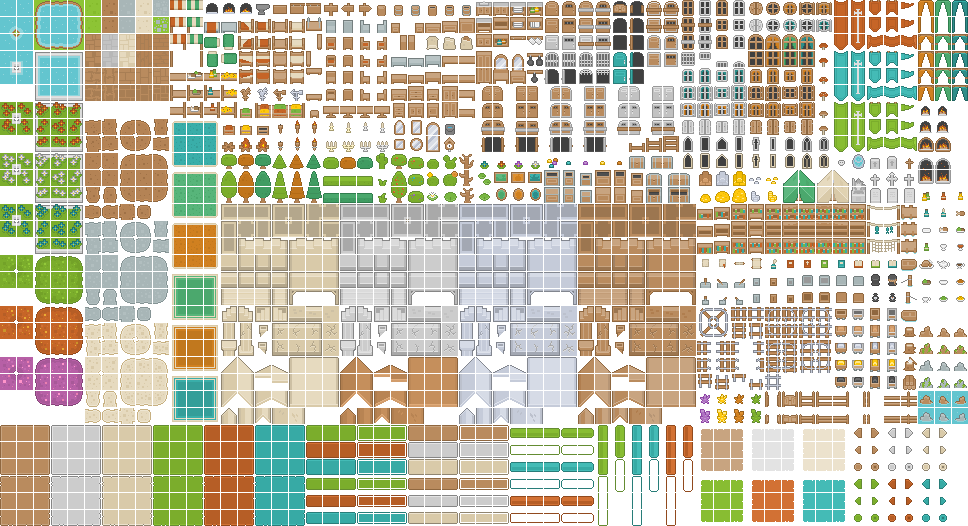
#> input picture collabcanvas/roguelikeSheet_transparent.png, 968 x 526 px
$ python extract_tiles_correct.py
#> lines starting #> are read from the running program, lines starting #| are printed output that depends on the picture
from PIL import Image
import os

# Tile configuration
TILE_SIZE = 16
MARGIN = 1
TILE_STEP = TILE_SIZE + MARGIN  # 17 pixels

# Tileset definitions with tile coordinates (not pixels)
TILESETS = {
    'water': {
        'start': (1, 1),
        'grid': (5, 6),  # 5 columns (1-5), 6 rows (1-6)
        'exclude': [],
    },
    'grass': {
        'start': (1, 7),
        'grid': (5, 12),  # 5 columns (1-5), 12 rows (7-18)
        'exclude': [],
    },
    'dirt': {
        'start': (6, 8),
        'grid': (5, 6),  # 5 columns (6-10), 6 rows (8-13)
        'exclude': [],
    },
    'stone': {
        'start': (6, 13),
        'grid': (5, 6),  # 5 columns (6-10), 6 rows (13-18)
        'exclude': [],
    },
}

def extract_tileset(source_path, output_dir):
    """Extract tilesets from sprite sheet"""
#> called with source_path = 'roguelikeSheet_transparent.png', output_dir = 'public/assets/tilesets'
    if not os.path.exists(source_path):
        print(f"Error: Source image not found: {source_path}")
        return

    img = Image.open(source_path).convert('RGBA')
#> img is the input picture: PIL image 968x526 RGBA; mean R, G, B, A 200.1, 196.3, 175.9, 156.9
    print(f"Loaded sprite sheet: {img.size}")
#| Loaded sprite sheet: (968, 526)
    print()

    if not os.path.exists(output_dir):
        os.makedirs(output_dir)

    for name, config in TILESETS.items():
        print(f"Extracting {name}...")
        start_col, start_row = config['start']
        cols, rows = config['grid']
        exclude = config['exclude']

        # Collect all valid tiles (non-excluded)
        tiles = []
        for row in range(rows):
            for col in range(cols):
                tile_col = start_col + col
                tile_row = start_row + row

                # Skip excluded tiles
                if (tile_col, tile_row) in exclude:
                    print(f"  Skipping excluded tile at ({tile_col}, {tile_row})")
                    continue

                # Calculate pixel position
                x = tile_col * TILE_STEP
                y = tile_row * TILE_STEP

                # Extract tile
                tile_img = img.crop((x, y, x + TILE_SIZE, y + TILE_SIZE))
                tiles.append(tile_img)

        print(f"  Collected {len(tiles)} tiles")

        # Take first 16 tiles for auto-tiling (if we have more, user can tell us which to use)
        if len(tiles) >= 16:
            tiles = tiles[:16]
            print(f"  Using first 16 tiles for auto-tiling")
        else:
            print(f"  WARNING: Only {len(tiles)} tiles available, need 16 for full auto-tiling!")

        # Create output directory for individual tiles
        tileset_dir = os.path.join(output_dir, name)
        if not os.path.exists(tileset_dir):
            os.makedirs(tileset_dir)

        # Save each tile individually
        for idx, tile in enumerate(tiles):
            tile_path = os.path.join(tileset_dir, f'{name}_{idx:02d}.png')
            tile.save(tile_path)

        # Fill remaining slots with first tile if needed
        if len(tiles) < 16:
            for idx in range(len(tiles), 16):
                tile_path = os.path.join(tileset_dir, f'{name}_{idx:02d}.png')
                tiles[0].save(tile_path)

        print(f"  Saved 16 individual tiles to: {tileset_dir}/")
        print()
#> this loop made 4 passes
#> pass 1, in extract_tileset, `tile.save(tile_path)`:
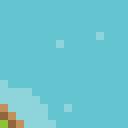
#> saved as water_00.png: PIL image 16x16 RGBA (shown 8 times larger); mean R, G, B, A 105, 197.2, 205.1, 255
#> pass 1, in extract_tileset, `tile.save(tile_path)`:
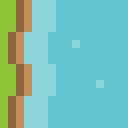
#> saved as water_01.png: PIL image 16x16 RGBA (shown 8 times larger); mean R, G, B, A 120.2, 190.6, 178.7, 255
#> pass 1, in extract_tileset, `tile.save(tile_path)`:
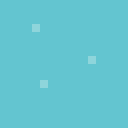
#> saved as water_02.png: PIL image 16x16 RGBA (shown 8 times larger); mean R, G, B, A 99.5, 197.2, 207.1, 255
#> pass 1, in extract_tileset, `tile.save(tile_path)`:
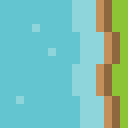
#> saved as water_03.png: PIL image 16x16 RGBA (shown 8 times larger); mean R, G, B, A 120.4, 190.6, 178.8, 255
#> after the loop:
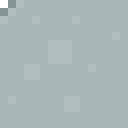
#> tile: PIL image 16x16 RGBA (shown 8 times larger); mean R, G, B, A 168.9, 182.8, 183.8, 254; transparent parts drawn white

    print("[SUCCESS] Extraction complete!")

if __name__ == '__main__':
    source_path = 'roguelikeSheet_transparent.png'
    output_dir = 'public/assets/tilesets'

    extract_tileset(source_path, output_dir)
